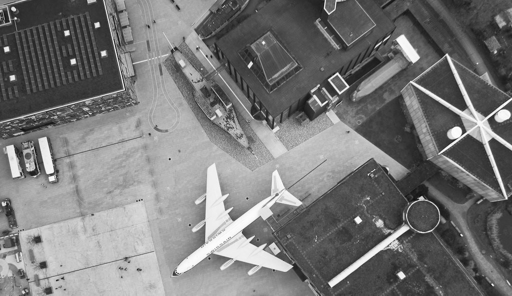
#> input picture Lab2/IMG1.pgm, 512 x 296 px, found by its file name
$ python assign1.py
#> lines starting #> are read from the running program, lines starting #| are printed output that depends on the picture
#Import libraries
from pylab import *
import cv2
import random as rn
import csv
from scipy.linalg import null_space

#Functions

#Bilinear
def bilnr(src, H, xy) :
     #Mapping to src grid
	xy_temp = np.linalg.inv(H) @ xy
	x = xy_temp[0]/xy_temp[2]
	y = xy_temp[1]/xy_temp[2]

	xf = int(np.floor(x))
	yf = int(np.floor(y))

	#distance from pixel
	a = x-xf
	b = y-yf

	#print(xf)

	#Calculate intensity
	if xf >= shape(src)[0]-1 or yf >=shape(src)[1]-1 or xf<=0 or yf<= 0 :
	     Ival = 0
	else :
	     Ival = (1-a)*(1-b)*src[xf][yf] + (1-a)*(b)*src[xf][yf+1] + (a)*(1-b)*src[xf+1][yf] + (a)*(b)*src[xf+1][yf+1]
	     #Ival = src[xf][yf]
	return Ival

#RANSAC
def ransac(corresp1,corresp2) :
     frac = 0
     niter = 0
     while(frac <= 0.98) :

          #Generate 4 random numbers from the set
          Lmp = len(corresp1)
          r = rn.sample(range(0,Lmp),4)
          a = [corresp1[r[i]] for i in range(0,len(r))]
          b = [corresp2[r[i]] for i in range(0,len(r))]
          #Take these 4 points and find homography
          #Fill in the matrix
          vsize = 9
          eqns = 4
          A = np.zeros((int(2*eqns),vsize))
          #print(shape(A))
          #Loop to fill in the values
          for i in range(0,eqns) :
               A[int(2*i)][0] = b[i][0]
               A[int(2*i)][1] = b[i][1]
               A[int(2*i)][2] = 1
               A[int(2*i)][3] = 0
               A[int(2*i)][4] = 0
               A[int(2*i)][5] = 0
               A[int(2*i)][6] = -b[i][0]*a[i][0]
               A[int(2*i)][7] = -b[i][1]*a[i][0]
               A[int(2*i)][8] = -a[i][0]

               A[int(2*i)+1][0] = 0
               A[int(2*i)+1][1] = 0
               A[int(2*i)+1][2] = 0
               A[int(2*i)+1][3] = b[i][0]
               A[int(2*i)+1][4] = b[i][1]
               A[int(2*i)+1][5] = 1
               A[int(2*i)+1][6] = -b[i][0]*a[i][1]
               A[int(2*i)+1][7] = -b[i][1]*a[i][1]
               A[int(2*i)+1][8] = -a[i][1]

          #Find nullspace of the matrix
          h = null_space(A)
          #print(shape(h))
          #Put h in order
          H = h.reshape((3,3))

          #Check with remaining points and see fraction
          C = []
          iterset = list(set(np.arange(0,Lmp)).difference(r))
          bvec = np.zeros((3,1))
          avec = np.zeros((2,1))
          eps = 10
          bvec[2] = 1
          for item in iterset :
               bvec[0] = corresp2[item][0]
               bvec[1] = corresp2[item][1]

               atemp = H @ bvec
               avec[0] = atemp[0]/atemp[2]
               avec[1] = atemp[1]/atemp[2]

               dist = np.sqrt(pow(corresp1[item][0]-avec[0],2) + pow(corresp1[item][1]-avec[1],2))
               if dist < eps :
                    C.append(item)

          #Check how good in the consensus set
          frac = len(C)/len(iterset)
          niter = niter+1
     return H,frac,niter,C


#Run SIFT and obtain matching key points
corresp1 = []
corresp2 = []
with open("corresp.csv") as csvfile:
#> (reads Lab2/corresp.csv from the repository)
    reader = csv.reader(csvfile, quoting=csv.QUOTE_NONNUMERIC) # change contents to floats
    for row in reader: # each row is a list
        corresp1.append(row[:2])
        corresp2.append(row[2:])
corresp1 = array(corresp1)
corresp2 = array(corresp2)

H,frac,niter,C = ransac(corresp1,corresp2)
print(frac)
print(H)
print(niter)

#Define path of src
path2  = r"/home/vignesh/EE5175/Lab2/IMG1.pgm"
src2 = cv2.imread(path2,0)
#> src2 is the input picture: shape (296, 512); min 14, max 255, mean 120.4

path1  = r"/home/vignesh/EE5175/Lab2/IMG2.pgm"
src1 = cv2.imread(path1,0)
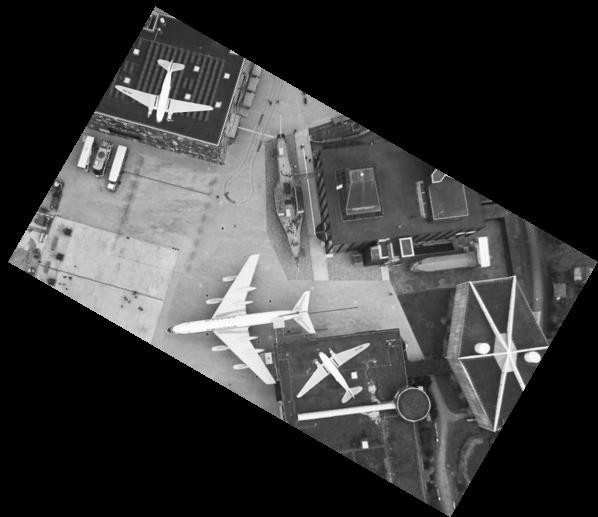
#> input picture Lab2/IMG2.pgm, 598 x 517 px, found by its file name
#> src1 is the input picture: shape (517, 598); min 0, max 255, mean 60.2

#Initialize tgt
tgt = np.zeros(shape(src2))

for xn in range(0,len(tgt)) :
     for yn in range(0,len(tgt[0])) :

          xy = array([xn,yn,1])
          #print("xn=",xn)
          tgt[xn][yn] = bilnr(src1, H, xy)
#> this loop made 296 passes
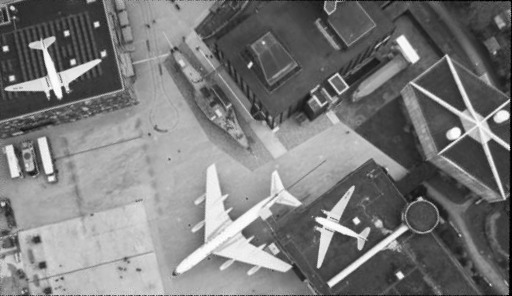
#> tgt: shape (296, 512) float64; min 0, max 254.9, mean 122.5

#print(tgt)
#THE TRANSFOMRATION IS ROTATION OF 30 DEGREES AND TRANSLATION 5.48 AND 155.63 (X AND Y RESPECTIVELY)
plt.imshow(tgt,cmap = "gray")
plt.show()
plt.imshow(tgt-src2,cmap = "gray")
plt.show()
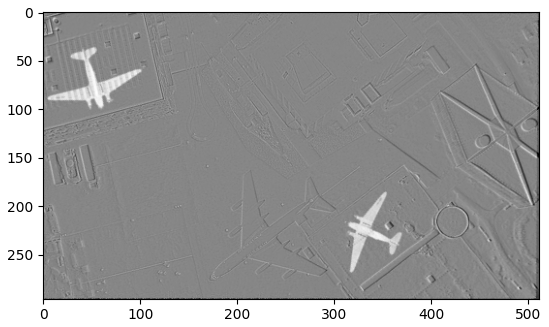
#> figure drawn by matplotlib, 1 panel
#print(tgt)
